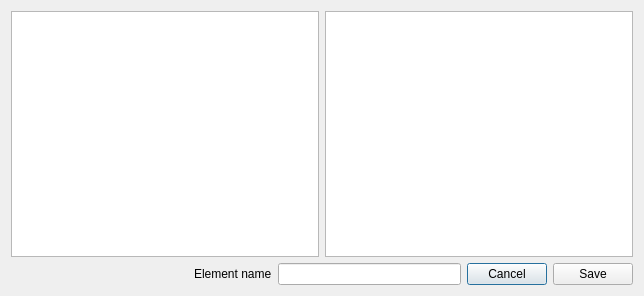
<?xml version="1.0" encoding="UTF-8"?>
<ui version="4.0">
 <class>AddElementDialog</class>
 <widget class="QDialog" name="AddElementDialog">
  <property name="geometry">
   <rect>
    <x>0</x>
    <y>0</y>
    <width>644</width>
    <height>296</height>
   </rect>
  </property>
  <property name="windowTitle">
   <string>Dialog</string>
  </property>
  <layout class="QGridLayout" name="gridLayout">
   <item row="0" column="1">
    <widget class="QTableView" name="selectedIsotopesView">
     <property name="acceptDrops">
      <bool>true</bool>
     </property>
     <property name="dragDropMode">
      <enum>QAbstractItemView::DropOnly</enum>
     </property>
     <property name="selectionMode">
      <enum>QAbstractItemView::ExtendedSelection</enum>
     </property>
     <property name="showGrid">
      <bool>false</bool>
     </property>
     <property name="gridStyle">
      <enum>Qt::NoPen</enum>
     </property>
     <attribute name="horizontalHeaderHighlightSections">
      <bool>false</bool>
     </attribute>
     <attribute name="horizontalHeaderStretchLastSection">
      <bool>true</bool>
     </attribute>
     <attribute name="verticalHeaderVisible">
      <bool>false</bool>
     </attribute>
    </widget>
   </item>
   <item row="0" column="0">
    <widget class="QListWidget" name="isotopesList">
     <property name="dragEnabled">
      <bool>true</bool>
     </property>
     <property name="dragDropMode">
      <enum>QAbstractItemView::DragOnly</enum>
     </property>
     <property name="selectionMode">
      <enum>QAbstractItemView::SingleSelection</enum>
     </property>
    </widget>
   </item>
   <item row="1" column="0" colspan="2">
    <layout class="QHBoxLayout" name="actionsLayout">
     <item>
      <spacer name="horizontalSpacer">
       <property name="orientation">
        <enum>Qt::Horizontal</enum>
       </property>
       <property name="sizeHint" stdset="0">
        <size>
         <width>40</width>
         <height>20</height>
        </size>
       </property>
      </spacer>
     </item>
     <item>
      <widget class="QLabel" name="elementNameLabel">
       <property name="text">
        <string>Element name</string>
       </property>
      </widget>
     </item>
     <item>
      <widget class="QLineEdit" name="elementNameEntry"/>
     </item>
     <item>
      <widget class="QPushButton" name="cancelButton">
       <property name="text">
        <string>Cancel</string>
       </property>
      </widget>
     </item>
     <item>
      <widget class="QPushButton" name="saveButton">
       <property name="text">
        <string>Save</string>
       </property>
      </widget>
     </item>
    </layout>
   </item>
  </layout>
 </widget>
 <resources/>
 <connections/>
</ui>
